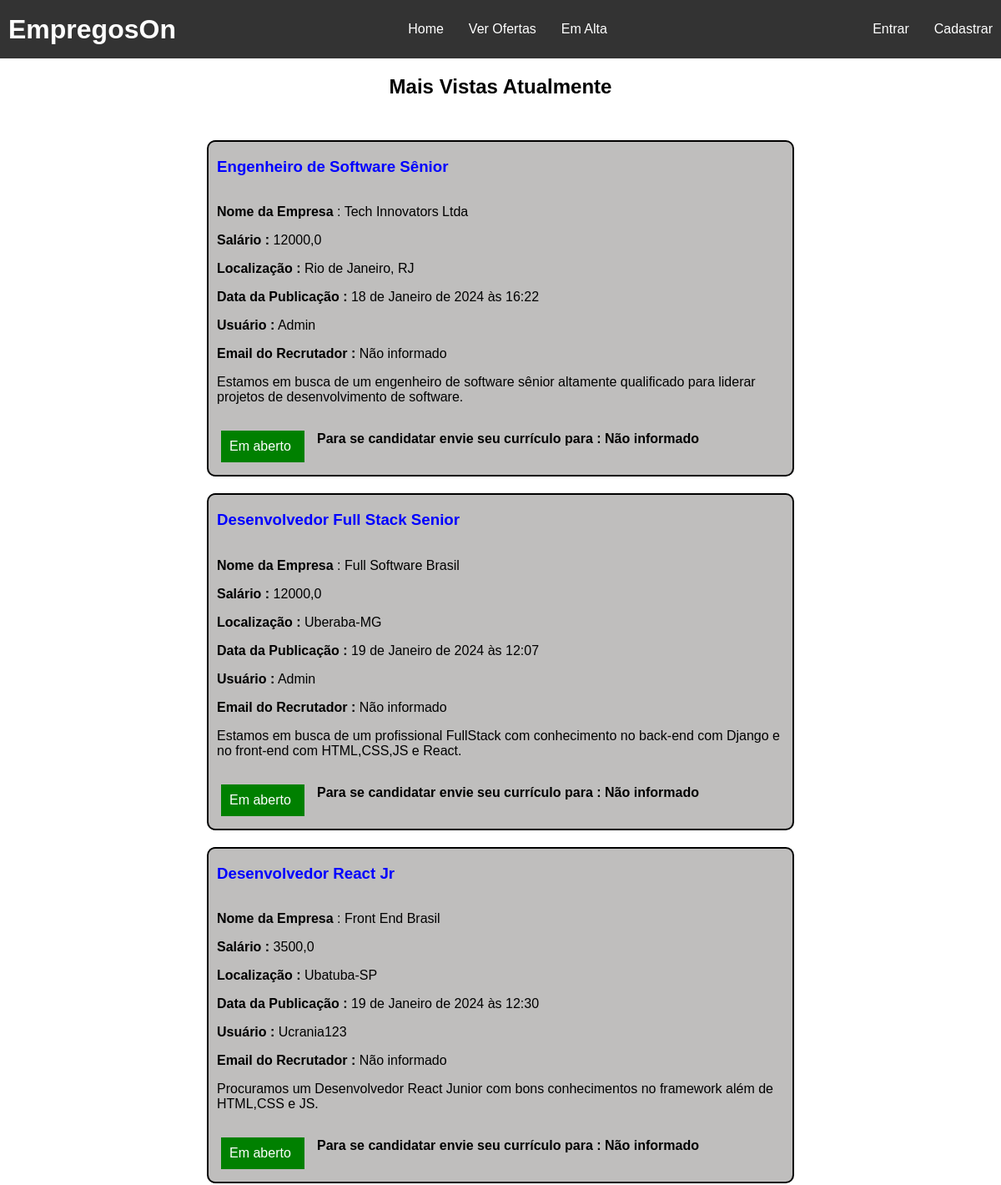
The page /popular_offers/ (upper part) on the database as committed earlier.
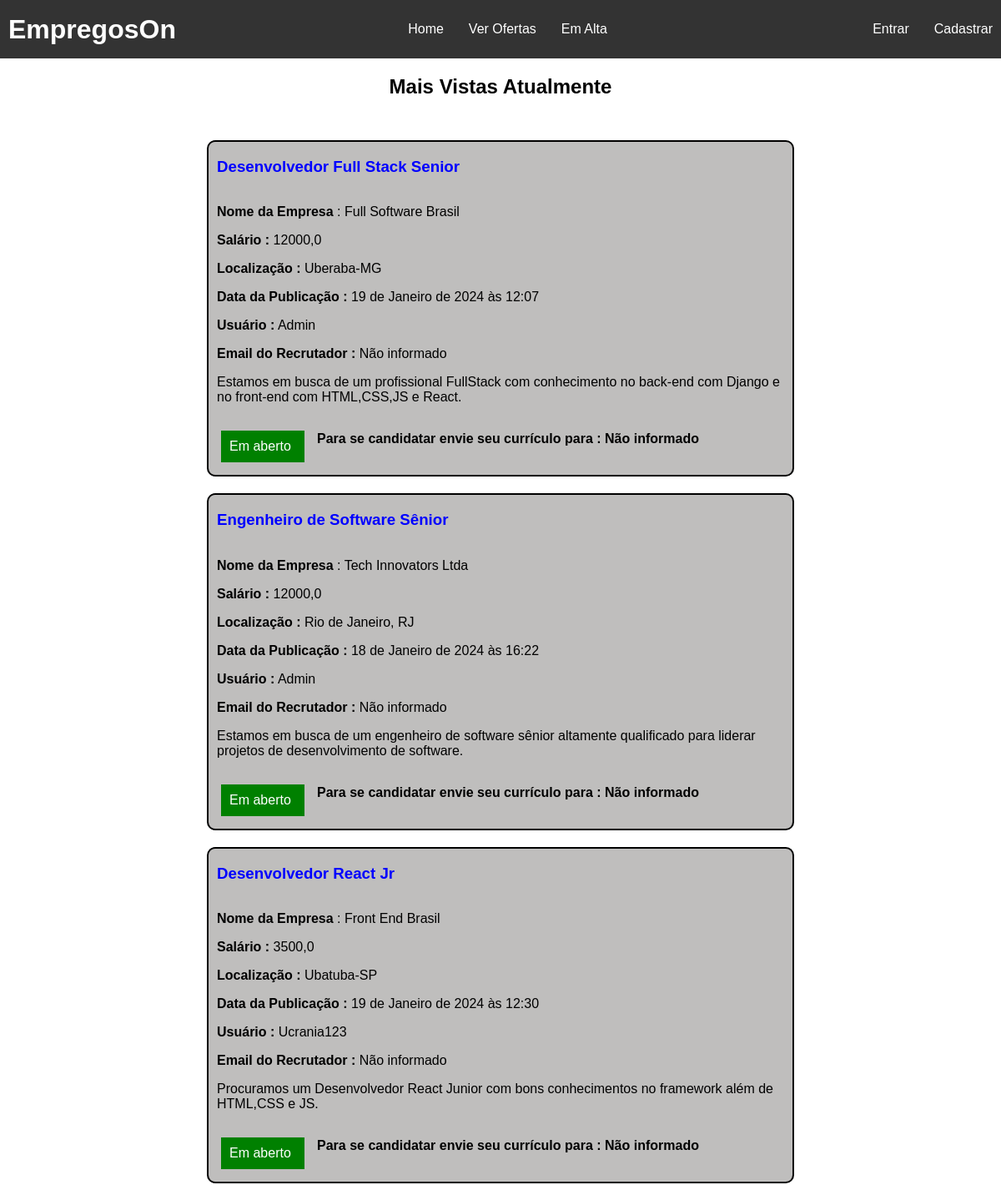
The same page on the database as committed later.
### jobs/models.py (models this page shows, shortened)
class JobOffer(models.Model):
    title = models.CharField(max_length=100)
    description = models.TextField()
    organization_name = models.CharField(max_length=100)
    location = models.CharField(max_length=100)
    publication_date = models.DateTimeField(auto_now_add=True)  # Adicionará automaticamente a data e hora ao campo
    offer_requirements = models.CharField(max_length=300)
    employment_type = models.CharField(max_length=100)
    salary = models.FloatField(default="Não informado")  # define que por padrão o campo é não informado
    organization_description = models.TextField()
    autor = models.ForeignKey(User, on_delete=models.PROTECT, related_name='car_user', editable=False, default=1)
    recruiter_email = models.EmailField(editable=False)
    number_of_views = models.IntegerField(default=0, editable=False)

### jobs/views.py (the view)
# urls.py: path('popular_offers/', PopularOffers.as_view(), name='popular_offers'),
class PopularOffers(ListView):
    template_name = 'popular_offers.html'
    model = JobOffer
    def get_queryset(self):
        queryset = super().get_queryset()
        queryset = queryset.order_by('-number_of_views')[0:10]  # Captura as 10 offers mais visualizadas
        return queryset

### jobs/templates/popular_offers.html
{% extends 'base.html' %}
{% block styles %}
    {{ block.super }}
    {% load static %}
    <link rel="stylesheet" type="text/css" href="{% static 'css/job_list.css' %}">
{% endblock %}
{% block content %}
    <main>
        <h2 class="title-offer-page">Mais Vistas Atualmente</h2>
        <section class="section-content">
            {% if object_list %}
                {% for offer in object_list %}
                    <div class="offer-grid">
                        <h3 class="offer-title">{{ offer.title }}</h3>
                        <p class="p-offer"><strong>Nome da Empresa</strong> : {{ offer.organization_name }}</p>
                        <p class="p-offer"><strong>Salário :</strong> {{ offer.salary }}</p>
                        <p class="p-offer"><strong>Localização :</strong> {{ offer.location }}</p>
                        <p class="p-offer"><strong>Data da Publicação :</strong> {{ offer.publication_date }}</p>
                        <p class="p-offer"><strong>Usuário :</strong> {{ offer.autor|capfirst }}</p>
                        <p class="p-offer"><strong>Email do Recrutador :</strong> {{ offer.recruiter_email }}</p>
                        <p class="p-description"> {{ offer.description }}</p>
                        <div class="btn-joblist-container">
                            <a class="btn-status" href="/">Em aberto</a>
                            <p class="email-text">Para se candidatar envie seu currículo para : {{ offer.recruiter_email }}</p>
                        </div>
                    </div>
                {% endfor %}
            {% else %}
                    <p class="job-list-advice-null">Nenhum resultado encontrado.</p>
            {% endif %}
        </section>
    </main>
{% endblock %}

Rows that differ between the two databases and show on the page:
changed JobOffer "Desenvolvedor Full Stack Senior": moves up the list
